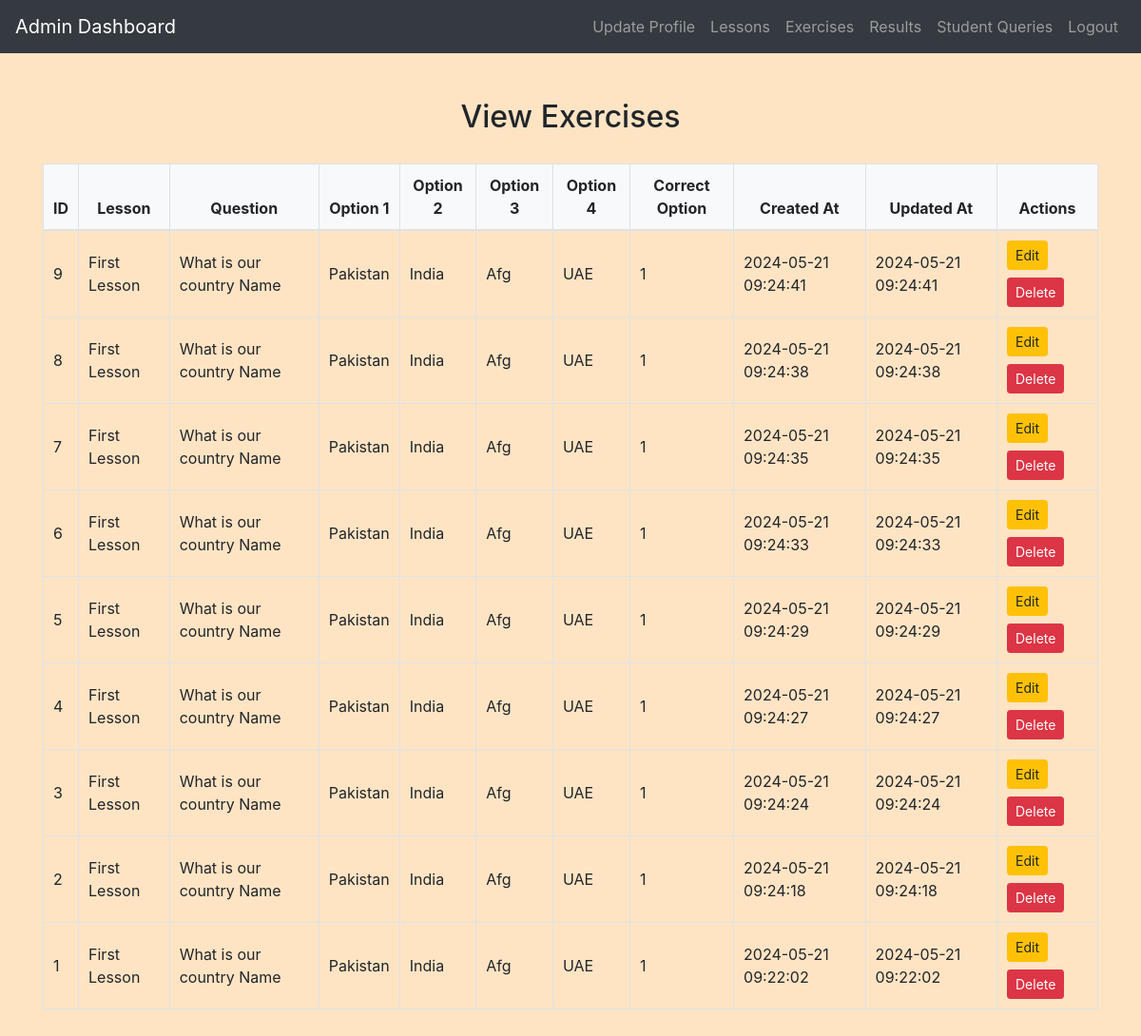
/admin/view_exercises.php (signed in), run on the app's committed database.
### tables this page shows
CREATE TABLE `exercises` (
  `exercise_id` int(11) NOT NULL,
  `lesson_id` int(11) DEFAULT NULL,
  `question_text` text NOT NULL,
  `option_one` varchar(255) NOT NULL,
  `option_two` varchar(255) NOT NULL,
  `option_three` varchar(255) NOT NULL,
  `option_four` varchar(255) NOT NULL,
  `correct_option` int(11) NOT NULL,
  `created_at` datetime DEFAULT current_timestamp(),
  `updated_at` datetime DEFAULT current_timestamp() ON UPDATE current_timestamp()
);

CREATE TABLE `lessons` (
  `lesson_id` int(11) NOT NULL,
  `title` varchar(255) NOT NULL,
  `description` text NOT NULL,
  `file_path` varchar(255) NOT NULL,
  `created_at` datetime DEFAULT current_timestamp(),
  `updated_at` datetime DEFAULT current_timestamp() ON UPDATE current_timestamp()
);

### admin/view_exercises.php (the view, shortened to what this page needs)
<?php
include('config.php');
$result = $conn->query("SELECT e.*, l.title AS lesson_title FROM exercises e JOIN lessons l ON e.lesson_id = l.lesson_id ORDER BY e.created_at DESC");
?>
<!DOCTYPE html>
<html>
<head>
    <link rel="stylesheet" href="https://maxcdn.bootstrapcdn.com/bootstrap/4.5.2/css/bootstrap.min.css">
    <link rel="stylesheet" href="../css/style.css">
</head>
<body>
<?php include('admin_navbar.php'); ?>
<div class="container mt-5 mb-5">
    <h2>View Exercises</h2>
    <table class="table table-bordered">
        <thead>
            <tr>
                <th>ID</th>
                <th>Lesson</th>
                <th>Question</th>
                <th>Option 1</th>
                <th>Option 2</th>
                <th>Option 3</th>
                <th>Option 4</th>
                <th>Correct Option</th>
                <th>Created At</th>
                <th>Updated At</th>
                <th>Actions</th>
            </tr>
        </thead>
        <tbody>
            <?php while ($row = $result->fetch_assoc()): ?>
                <tr>
                    <td><?php echo $row['exercise_id']; ?></td>
                    <td><?php echo htmlspecialchars($row['lesson_title']); ?></td>
                    <td><?php echo htmlspecialchars($row['question_text']); ?></td>
                    <td><?php echo htmlspecialchars($row['option_one']); ?></td>
                    <td><?php echo htmlspecialchars($row['option_two']); ?></td>
                    <td><?php echo htmlspecialchars($row['option_three']); ?></td>
                    <td><?php echo htmlspecialchars($row['option_four']); ?></td>
                    <td><?php echo $row['correct_option']; ?></td>
                    <td><?php echo $row['created_at']; ?></td>
                    <td><?php echo $row['updated_at']; ?></td>
                    <td>
                        <button class="mb-2 btn btn-warning btn-sm" data-toggle="modal" data-target="#editModal<?php echo $row['exercise_id']; ?>">Edit</button>
                        <a href="view_exercises.php?delete=<?php echo $row['exercise_id']; ?>" class="btn btn-danger btn-sm" onclick="return confirm('Are you sure you want to delete this exercise?');">Delete</a>
                    </td>
                </tr>
            <?php endwhile; ?>
        </tbody>
    </table>
</div>
</body>
</html>

### css/style.css (style rules this page uses)
body { background-color: bisque; }
h1, h2, h3, h4 { text-align: center; margin-top: 30px; margin-bottom: 30px; }
.table { width: 100%; border-collapse: collapse; margin-top: 20px; }
.table th, .table td { padding: 10px; border: 1px solid #dee2e6; }
.table thead th { background-color: #f8f9fa; font-weight: bold; text-align: center; }
.table tbody td { vertical-align: middle; }

### data on the page
exercises: exercise_id "9", lesson.title "First Lesson", question_text "What is our country Name", option_one "Pakistan", option_two "India", option_three "Afg", option_four "UAE", correct_option "1", created_at "2024-05-21 09:24:41", updated_at "2024-05-21 09:24:41"
exercises: exercise_id "8", lesson.title "First Lesson", question_text "What is our country Name", option_one "Pakistan", option_two "India", option_three "Afg", option_four "UAE", correct_option "1", created_at "2024-05-21 09:24:38", updated_at "2024-05-21 09:24:38"
exercises: exercise_id "7", lesson.title "First Lesson", question_text "What is our country Name", option_one "Pakistan", option_two "India", option_three "Afg", option_four "UAE", correct_option "1", created_at "2024-05-21 09:24:35", updated_at "2024-05-21 09:24:35"
exercises: exercise_id "6", lesson.title "First Lesson", question_text "What is our country Name", option_one "Pakistan", option_two "India", option_three "Afg", option_four "UAE", correct_option "1", created_at "2024-05-21 09:24:33", updated_at "2024-05-21 09:24:33"
exercises: exercise_id "5", lesson.title "First Lesson", question_text "What is our country Name", option_one "Pakistan", option_two "India", option_three "Afg", option_four "UAE", correct_option "1", created_at "2024-05-21 09:24:29", updated_at "2024-05-21 09:24:29"
exercises: exercise_id "4", lesson.title "First Lesson", question_text "What is our country Name", option_one "Pakistan", option_two "India", option_three "Afg", option_four "UAE", correct_option "1", created_at "2024-05-21 09:24:27", updated_at "2024-05-21 09:24:27"
exercises: exercise_id "3", lesson.title "First Lesson", question_text "What is our country Name", option_one "Pakistan", option_two "India", option_three "Afg", option_four "UAE", correct_option "1", created_at "2024-05-21 09:24:24", updated_at "2024-05-21 09:24:24"
exercises: exercise_id "2", lesson.title "First Lesson", question_text "What is our country Name", option_one "Pakistan", option_two "India", option_three "Afg", option_four "UAE", correct_option "1", created_at "2024-05-21 09:24:18", updated_at "2024-05-21 09:24:18"
exercises: exercise_id "1", lesson.title "First Lesson", question_text "What is our country Name", option_one "Pakistan", option_two "India", option_three "Afg", option_four "UAE", correct_option "1", created_at "2024-05-21 09:22:02", updated_at "2024-05-21 09:22:02"
